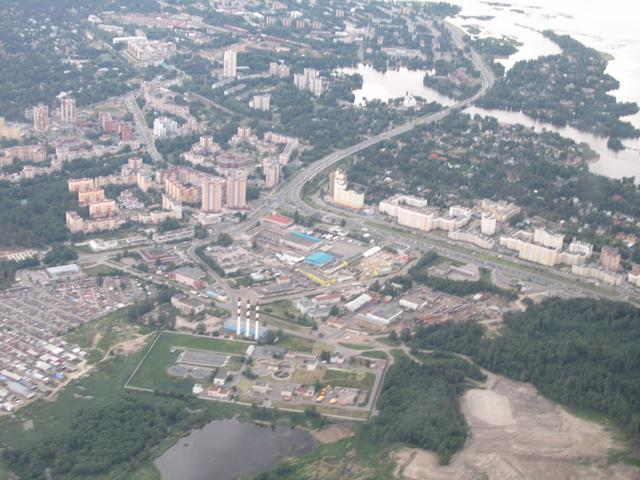
#> input picture Primer Parcial/Semana IV/aero1.jpg, 640 x 480 px, found by its file name
$ jupyter execute Transformaciones.ipynb
#> lines starting #> are read from the running program, lines starting #| are printed output that depends on the picture
[cell 1]
import cv2 as cv
from matplotlib import pyplot as plt

[cell 2]
# Bandera 0 = Leer en escala de grises
img = cv.imread('C:/Users/arman/Downloads/aero1.jpg')
#> img is the input picture: shape (480, 640, 3); mean B, G, R 153.6, 150.4, 147.6

[cell 3]
img.shape
#> Out = (480, 640, 3)

[cell 4]
plt.imshow(img, cmap="gray")
plt.show()

# Negativo

[cell 5]
import  numpy as np

[cell 6]
img_neg = np.zeros(img.shape, dtype=np.uint8)

[cell 7]
img_neg.dtype

[cell 8]
img.shape[0]
#> Out = 480

[cell 9]
for i in range(img.shape[0]):
    for j in range(img.shape[1]):
        img_neg[i, j] = 255 - img[i, j]
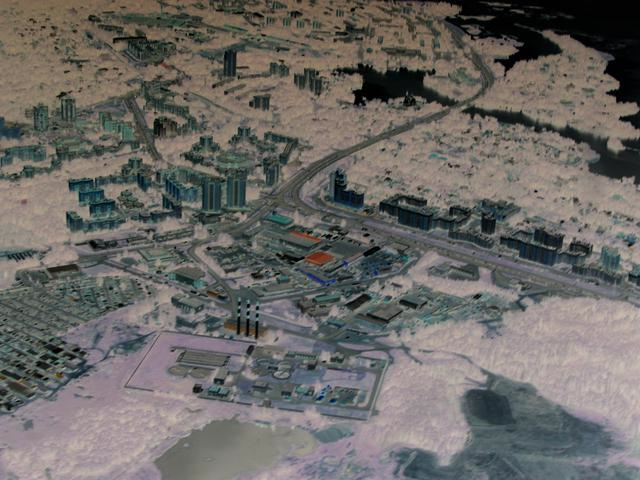
#> img_neg: shape (480, 640, 3); mean B, G, R 101.4, 104.6, 107.4
